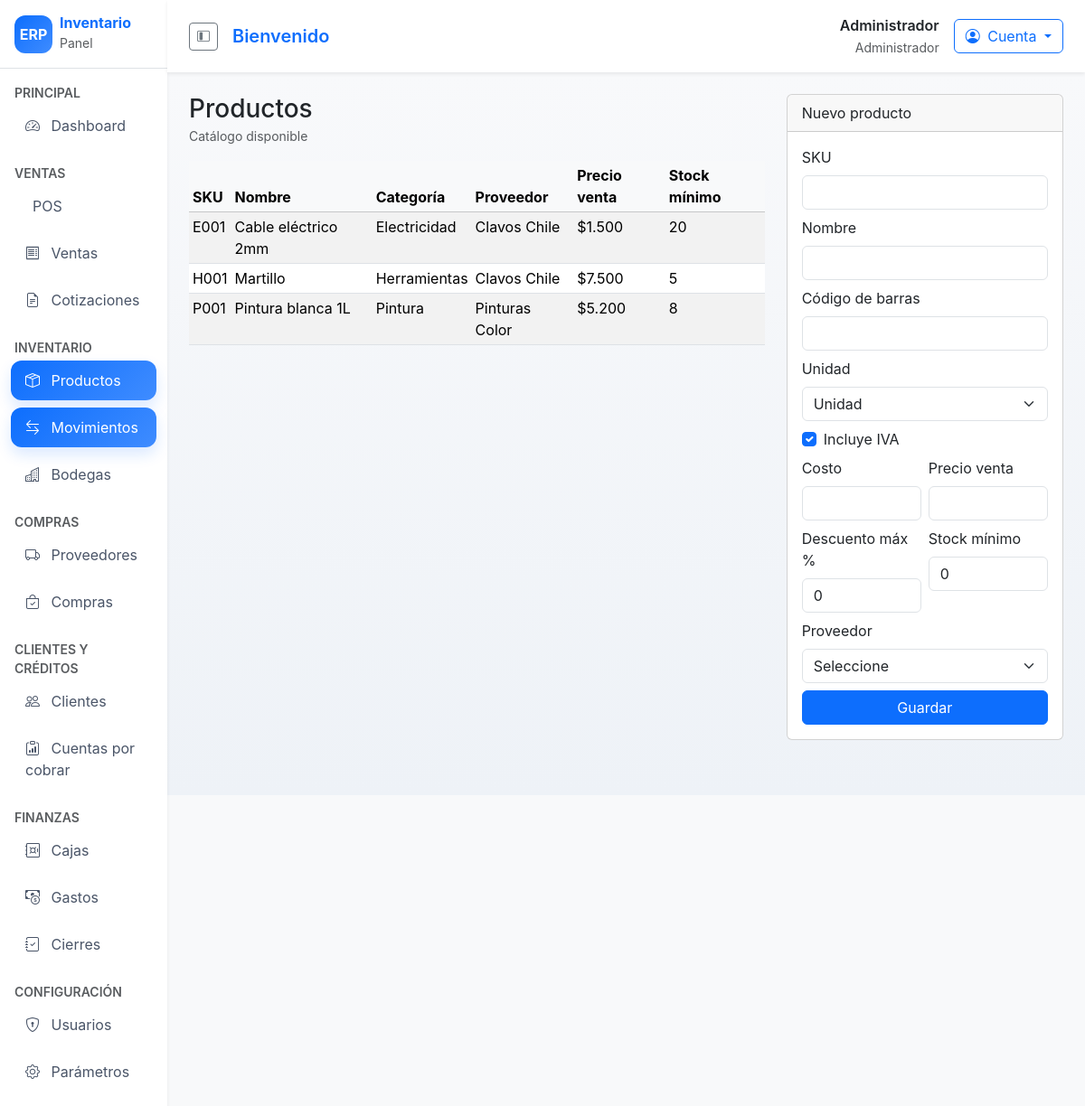
/inventario/productos (signed in), run on the app's committed database.
### tables this page shows
CREATE TABLE products (
    id INT AUTO_INCREMENT PRIMARY KEY,
    sku VARCHAR(50) NOT NULL,
    barcode VARCHAR(50),
    name VARCHAR(150) NOT NULL,
    description TEXT,
    category_id INT,
    unit VARCHAR(20) DEFAULT 'unidad',
    type ENUM('normal','servicio') DEFAULT 'normal',
    tax_included TINYINT(1) DEFAULT 1,
    cost_price DECIMAL(12,2) DEFAULT 0,
    sale_price DECIMAL(12,2) DEFAULT 0,
    discount_max DECIMAL(5,2) DEFAULT 0,
    stock_min INT DEFAULT 0,
    provider_id INT,
    status TINYINT(1) DEFAULT 1,
    created_at TIMESTAMP DEFAULT CURRENT_TIMESTAMP,
    FOREIGN KEY (category_id) REFERENCES categories(id),
    FOREIGN KEY (provider_id) REFERENCES providers(id)
);

CREATE TABLE categories (
    id INT AUTO_INCREMENT PRIMARY KEY,
    name VARCHAR(120) NOT NULL,
    parent_id INT DEFAULT NULL,
    FOREIGN KEY (parent_id) REFERENCES categories(id)
);

CREATE TABLE providers (
    id INT AUTO_INCREMENT PRIMARY KEY,
    name VARCHAR(150) NOT NULL,
    tax_id VARCHAR(50),
    address VARCHAR(255),
    phone VARCHAR(50),
    email VARCHAR(120),
    payment_terms VARCHAR(50),
    notes TEXT
);

### app/controllers/ProductController.php (called while the page is built, shortened)
<?php
class ProductController extends Controller
{
    public function index(): void
    {
        $model = new Product();
        $providers = new Provider();
        $this->view('products/index', [
            'products' => $model->all(),
            'providers' => $providers->all(),
            'csrf' => Csrf::token(),
        ]);
    }
}

### app/core/Router.php (called while the page is built, shortened)
<?php
class Router
{
    private array $routes = [];
    public function get(string $path, array $handler): void
    {
        $this->routes['GET'][$path] = $handler;
    }
    public function post(string $path, array $handler): void
    {
        $this->routes['POST'][$path] = $handler;
    }
    public function dispatch(string $uri, string $method): void
    {
        $path = parse_url($uri, PHP_URL_PATH) ?: '/';
        $handler = $this->routes[$method][$path] ?? null;
        [$controllerName, $action] = $handler;
        $controller = new $controllerName();
        $controller->$action();
    }
}

### public/index.php (called while the page is built, shortened)
<?php
spl_autoload_register(function ($class) {
    $prefix = 'App\\';
    $baseDir = __DIR__ . '/../app/';
    $relativeClass = substr($class, strlen($prefix));
    $file = $baseDir . str_replace('\\', '/', $relativeClass) . '.php';
});
$router = new Router();
$router->dispatch($_SERVER['REQUEST_URI'] ?? '/', $_SERVER['REQUEST_METHOD'] ?? 'GET');

### app/core/Model.php (called while the page is built, shortened)
<?php
abstract class Model
{
    protected PDO $db;
    public function __construct()
    {
        $this->db = Database::getInstance()->getConnection();
    }
    protected function query(string $sql, array $params = []): \PDOStatement
    {
        $stmt = $this->db->prepare($sql);
        if (!$stmt->execute($params)) {
            throw new PDOException('Error ejecutando consulta');
        }
        return $stmt;
    }
}

### config/database.php (called while the page is built)
<?php
return [
    'driver' => 'mysql',
    'host' => 'localhost',
    'port' => 3306,
    'database' => 'erp_inventario',
    'username' => 'erp_user',
    'password' => 'secret',
    'charset' => 'utf8mb4',
    'collation' => 'utf8mb4_unicode_ci',
];

### app/core/Database.php (called while the page is built, shortened)
<?php
class Database
{
    private static ?Database $instance = null;
    private PDO $connection;
    private function __construct()
    {
        $config = require __DIR__ . '/../../config/database.php';
        $dsn = sprintf('%s:host=%s;port=%s;dbname=%s;charset=%s',
            $config['driver'],
            $config['host'],
            $config['port'],
            $config['database'],
            $config['charset']
        );
        try {
            $this->connection = new PDO($dsn, $config['username'], $config['password']);
            $this->connection->setAttribute(PDO::ATTR_ERRMODE, PDO::ERRMODE_EXCEPTION);
            $this->connection->setAttribute(PDO::ATTR_DEFAULT_FETCH_MODE, PDO::FETCH_ASSOC);
        } catch (PDOException $e) {
            die('Error de conexión: ' . $e->getMessage());
        }
    }
    public static function getInstance(): self
    {
        if (self::$instance === null) {
            self::$instance = new self();
        }
        return self::$instance;
    }
    public function getConnection(): PDO
    {
        return $this->connection;
    }
}

### app/models/Product.php (called while the page is built, shortened)
<?php
class Product extends Model
{
    public function all(): array
    {
        $stmt = $this->query('SELECT p.*, c.name as category, pr.name as provider FROM products p LEFT JOIN categories c ON c.id = p.category_id LEFT JOIN providers pr ON pr.id = p.provider_id ORDER BY p.name');
        return $stmt->fetchAll();
    }
}

### app/core/Helper.php (called while the page is built, shortened)
<?php
class Helper
{
    public static function e(string $value): string
    {
        return htmlspecialchars($value, ENT_QUOTES, 'UTF-8');
    }
}

### app/views/products/index.php (the view, shortened to what this page needs)
<div class="row mb-4">
    <div class="col-lg-8">
        <div class="d-flex justify-content-between align-items-center mb-3">
            <div>
                <h3 class="mb-0">Productos</h3>
                <small class="text-muted">Catálogo disponible</small>
            </div>
        </div>
        <table class="table table-striped table-sm">
            <thead class="table-light">
            <tr>
                <th>SKU</th>
                <th>Nombre</th>
                <th>Categoría</th>
                <th>Proveedor</th>
                <th>Precio venta</th>
                <th>Stock mínimo</th>
            </tr>
            </thead>
            <tbody>
            <?php foreach ($products as $product): ?>
                <tr>
                    <td><?php echo App\Core\Helper::e($product['sku']); ?></td>
                    <td><?php echo App\Core\Helper::e($product['name']); ?></td>
                    <td><?php echo App\Core\Helper::e($product['category']); ?></td>
                    <td><?php echo App\Core\Helper::e($product['provider']); ?></td>
                    <td>$<?php echo number_format($product['sale_price'], 0, ',', '.'); ?></td>
                    <td><?php echo $product['stock_min']; ?></td>
                </tr>
            <?php endforeach; ?>
            </tbody>
        </table>
    </div>
    <div class="col-lg-4">
        <div class="card">
            <div class="card-header">Nuevo producto</div>
            <div class="card-body">
                <form method="POST" action="/inventario/productos">
                    <div class="mb-2">
                        <label class="form-label">SKU</label>
                        <input type="text" name="sku" class="form-control" required>
                    </div>
                    <div class="mb-2">
                        <label class="form-label">Nombre</label>
                        <input type="text" name="name" class="form-control" required>
                    </div>
                    <div class="mb-2">
                        <label class="form-label">Código de barras</label>
                        <input type="text" name="barcode" class="form-control">
                    </div>
                    <div class="mb-2">
                        <label class="form-label">Unidad</label>
                        <select name="unit" class="form-select">
                            <option value="unidad">Unidad</option>
                        </select>
                    </div>
                    <div class="mb-2 form-check">
                        <input class="form-check-input" type="checkbox" value="1" id="tax_included" name="tax_included" checked>
                        <label class="form-check-label" for="tax_included">Incluye IVA</label>
                    </div>
                    <div class="row g-2 mb-2">
                        <div class="col">
                            <label class="form-label">Costo</label>
                            <input type="number" step="0.01" name="cost_price" class="form-control" required>
                        </div>
                        <div class="col">
                            <label class="form-label">Precio venta</label>
                            <input type="number" step="0.01" name="sale_price" class="form-control" required>
                        </div>
                    </div>
                    <div class="row g-2 mb-2">
                        <div class="col">
                            <label class="form-label">Descuento máx %</label>
                            <input type="number" step="0.01" name="discount_max" class="form-control" value="0">
                        </div>
                        <div class="col">
                            <label class="form-label">Stock mínimo</label>
                            <input type="number" name="stock_min" class="form-control" value="0">
                        </div>
                    </div>
                    <div class="mb-2">
                        <label class="form-label">Proveedor</label>
                        <select name="provider_id" class="form-select">
                            <option value="">Seleccione</option>
                        </select>
                    </div>
                    <button type="submit" class="btn btn-primary w-100">Guardar</button>
                </form>
            </div>
        </div>
    </div>
</div>

### public/assets/css/style.css (style rules this page uses)
body { background-color: #f5f6fa; font-family: 'Inter', 'Segoe UI', system-ui, -apple-system, sans-serif; }

### data on the page
products: sku "E001", name "Cable eléctrico 2mm", category.name "Electricidad", provider.name "Clavos Chile", sale_price "1.500", stock_min "20"
products: sku "H001", name "Martillo", category.name "Herramientas", provider.name "Clavos Chile", sale_price "7.500", stock_min "5"
products: sku "P001", name "Pintura blanca 1L", category.name "Pintura", provider.name "Pinturas Color", sale_price "5.200", stock_min "8"

### other printed values
Helper::e($user['name']) "Administrador"
Helper::e($user['role_name'] ?? $user['role_slug'] ?? 'Usuario') "Administrador"
